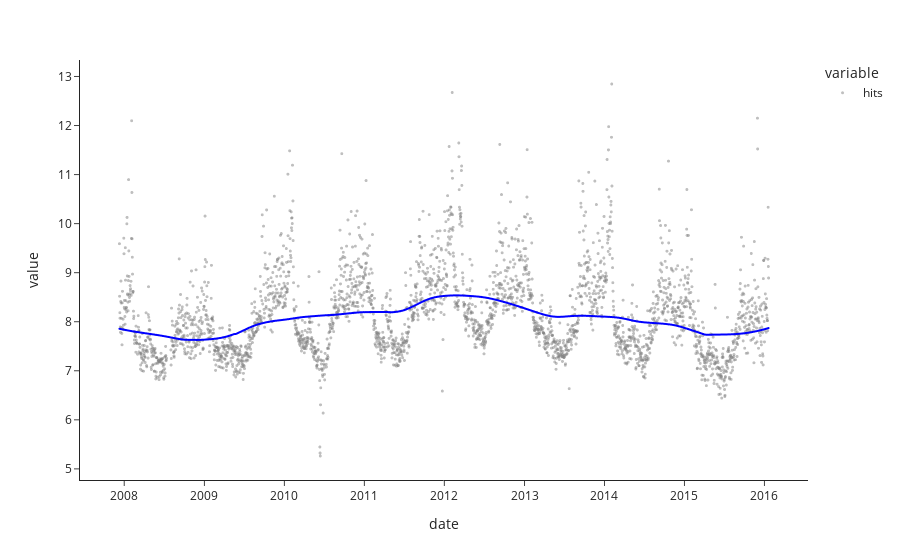

This figure's notebook cell:
### Markdown cell above
## LO(W)ESS Smoothing

Locally Weighted Scatterplot Smoothing or Locally Estimated Scatterplot Smoothing fits a *weighted* linear model for the data within each window, weighing points by their distance from the center. The resulting curve is one which retains the slope of each of the fit lines at each point.

*Note: In fact, this is just one of [many smoothing methods in Plotly](https://plotly.com/python/linear-fits/), including the rolling average.*

### Code cell
g = px.scatter(df_manning['hits'], template='simple_white', opacity=0.5, color_discrete_sequence=['gray'],
               trendline="lowess", trendline_color_override='blue',
               trendline_options=dict(frac=0.2))  # adjust the window here

g.update_traces(marker={'size': 3})
g.update_layout()

### Figure 1 — Plotly figure (JSON) as saved in the notebook; plotly's stock layout.template omitted (floating-point values rounded to 4 significant figures; data arrays with more than 128 entries replaced by an {"elided": "..."} marker saying what was removed)
{"data": [{"hovertemplate": "variable=hits<br>date=%{x}<br>value=%{y}<extra></extra>", "legendgroup": "hits", "marker": {"color": "gray", "opacity": 0.5, "size": 3, "symbol": "circle"}, "mode": "markers", "name": "hits", "showlegend": true, "type": "scattergl", "x": {"elided": "2905 str values"}, "xaxis": "x", "y": {"elided": "2905 float values"}, "yaxis": "y"}, {"hovertemplate": "<b>LOWESS trendline</b><br><br>variable=hits<br>date=%{x}<br>value=%{y} <b>(trend)</b><extra></extra>", "legendgroup": "hits", "line": {"color": "blue"}, "marker": {"color": "gray", "size": 3, "symbol": "circle"}, "mode": "lines", "name": "hits", "showlegend": false, "type": "scattergl", "x": {"elided": "2905 str values"}, "xaxis": "x", "y": {"elided": "2905 float values"}, "yaxis": "y"}], "layout": {"legend": {"title": {"text": "variable"}, "tracegroupgap": 0}, "margin": {"t": 60}, "xaxis": {"anchor": "y", "domain": [0, 1], "title": {"text": "date"}}, "yaxis": {"anchor": "x", "domain": [0, 1], "title": {"text": "value"}}}}
